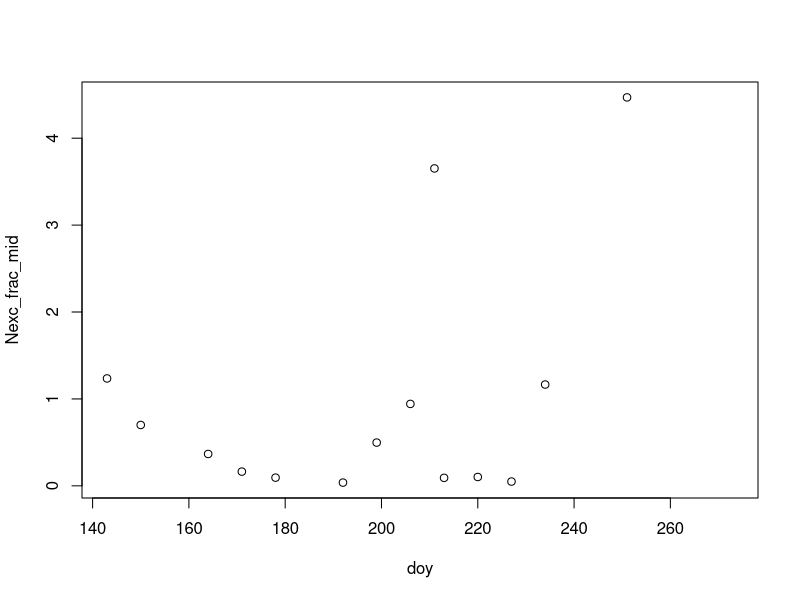
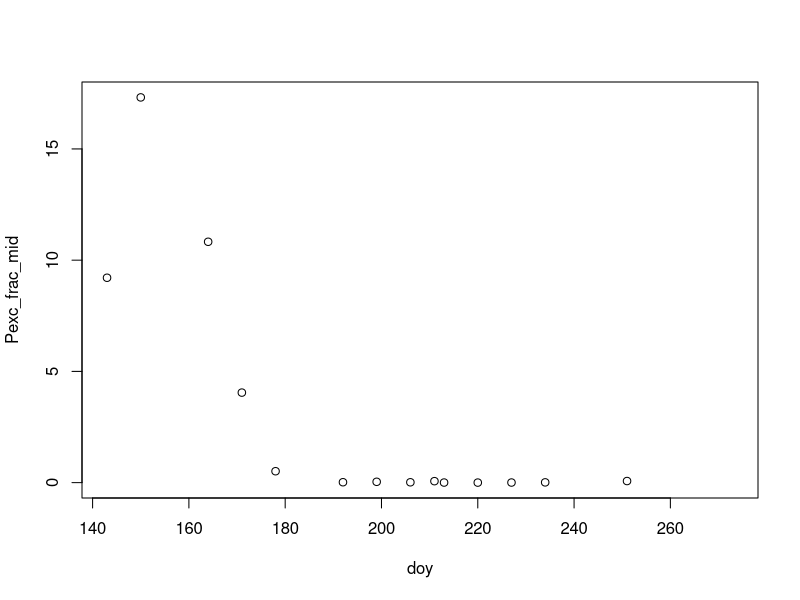

Generate these figures, in order, with R: (Note: this script raises an error after producing the figures.)
# GV Excretion flux & percentage of nutrient stocks # 
setwd("C:/Users/Tyler/Box Sync/Butts_Scripts/GV Grazing/chapter1-plankton-func/Derived Datasets") #desktop
setwd("C:/Users/Owner/Box/Butts_Scripts/GV Grazing/chapter1-plankton-func/Derived Datasets") #desktop


library(tidyverse)
library(magrittr)

# load in data 
gv_exc = read_csv('gv19_excretion_alt.csv')
gv_stocks = read_csv('gv19_nutrientstocks.csv')

# Excretion rates compared to inorganic N and P (A); Excretion rates compared to inorganic N:P molar ratio (up or down?)
gv_exc
gv_stocks


gv_stocks %<>% select(doy, SRP_ugL, NOx_mgL, microcystin_ugL, orgP_ugL, orgN_mgL) # select variables we want to compare
gv_exc %<>% 
  mutate(Nexc_mid = Nexc_mid/1000, 
         Nexc_lo = Nexc_lo/1000, 
         Nexc_hi = Nexc_hi/1000) %>% #convert ug to mg
  as_tibble()
gv_frac = left_join(gv_exc, gv_stocks, by = 'doy')
gv_frac

gv_frac2 = gv_frac %>%
  mutate(Nexc_frac_mid = (Nexc_mid/NOx_mgL)*100, 
         Pexc_frac_mid = (Pexc_mid/SRP_ugL)*100, 
         Nexc_frac_lo = (Nexc_lo/NOx_mgL)*100, 
         Pexc_frac_lo = (Pexc_lo/SRP_ugL)*100,
         Nexc_frac_hi = (Nexc_hi/NOx_mgL)*100, 
         Pexc_frac_hi = (Pexc_hi/SRP_ugL)*100,) %>%
  select(doy, Nexc_frac_mid, Pexc_frac_mid, Nexc_frac_lo,
         Pexc_frac_lo, Nexc_frac_hi, Pexc_frac_hi,SRP_ugL, NOx_mgL) %>%
  as_tibble()
gv_frac2

plot(Nexc_frac_mid~doy, data = gv_frac2) #no frills plot 
# Nexc, in this case, is NH4 but I'm comparing it to inorganic N which is just NOx...I feel I can't do that but will for now...
plot(Pexc_frac_mid~doy, data = gv_frac2) #no frills plot 

# 2x1 plot; A = Nitrogen, B = Phosphorus
windows(height= 6, width = 10)
par(mai=c(0.9,1,0.6,1), mfrow(2,1))

plot(gv_frac2$doy, gv_frac2$Nexc_frac_mid, type = "o", lwd = 2, 
     pch = 19, col = "dodgerblue3", ylim = c(0, 15), 
     ylab = "Excretion fraction of inorganic N (%)", xlab = "Day of Year, 2019", cex = 1.5, cex.lab = 1.5)
arrows(x0=gv_frac2$doy, y0=gv_frac2$Nexc_frac_hi, x1=gv_frac2$doy, y1=gv_frac2$Nexc_frac_lo, code=3, 
       angle=90, length=0.1, col='black', lwd=2)

plot(gv_frac2$doy, gv_frac2$Pexc_frac_mid, type = 'o', lwd = 2, 
     pch = 19, col = 'orchid2', ylim = c(0,150),
     ylab = 'Excretion fraction of inorganic P (%)', xlab = "Day of Year, 2019", cex = 1.5, cex.lab = 1.5)
arrows(x0=gv_frac2$doy, y0=gv_frac2$Pexc_frac_hi, x1=gv_frac2$doy, y1=gv_frac2$Pexc_frac_lo, code=3, 
       angle=90, length=0.1, col='black', lwd=2)

